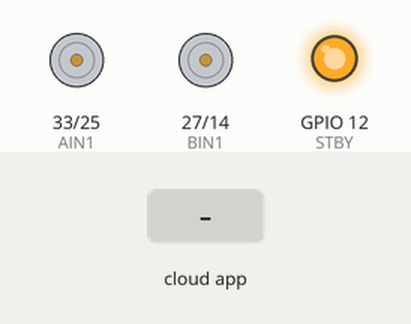
Recording of a sketch running on a simulated ESP32. Shown: motor-driver pin pairs drawn as motors (green arrow = first pin HIGH = forward, orange = second pin HIGH = backward, longer = more drive, scaled by the enable pin, stopped while the standby pin is LOW), output pins drawn as LEDs (lit = HIGH). Inputs (shaded band) come from the test bench. The ROS host is connected and sends only what is stated.

Above: at 1.2 s.
1.3 s: the phone or cloud app sets linear.x to -100
At 2.5 s:
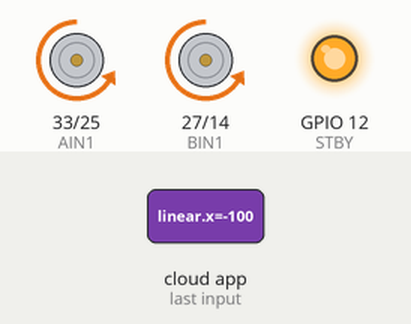
2.8 s: the phone or cloud app sets angular.z to -100
At 3.9 s:
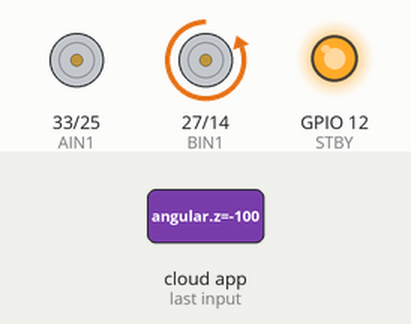
4.3 s: the phone or cloud app sets linear.x to 0
At 5.0 s:
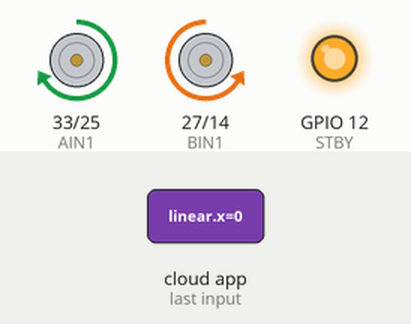
5.8 s: the phone or cloud app sets angular.z to 100
At 6.1 s:
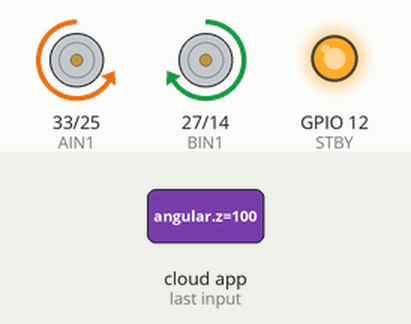
7.3 s: the phone or cloud app sets linear.x to 100
At 8.4 s:
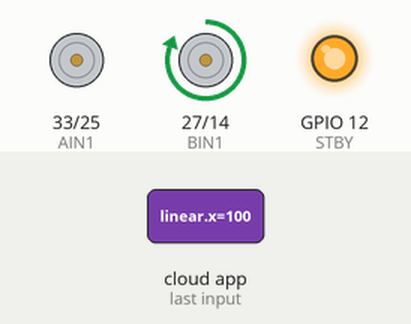
8.8 s: the phone or cloud app sets angular.z to 0
At 9.5 s:
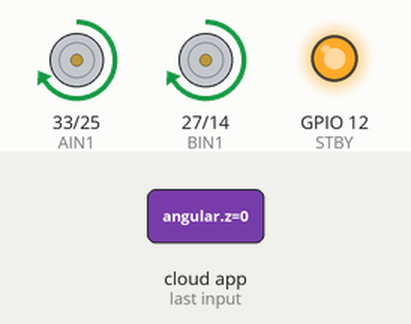
Timing chart, 0 to 11.3 s (numbered marks = the images above; inputs shaded):
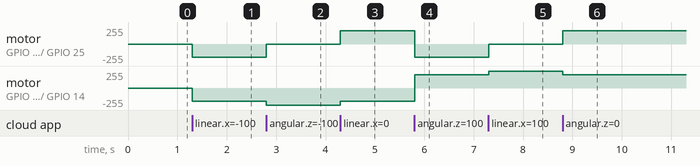

The sketch:

ROS_MOTORS.ino
```cpp
#include <micro_ros_arduino.h>
#include <rcl/rcl.h>
#include <rclc/rclc.h>
#include <geometry_msgs/msg/twist.h>

// ----------- RIGHT MOTOR -----------
#define PWMB 26
#define BIN1 27
#define BIN2 14

// ----------- LEFT MOTOR -----------
#define PWMA 32
#define AIN1 33
#define AIN2 25

#define STBY 12  // puedes cambiar si lo usas

// PWM
#define PWM_FREQ 1000
#define PWM_RES 8

#define CH_RIGHT 0
#define CH_LEFT  1

// micro-ROS
rcl_subscription_t subscriber;
geometry_msgs__msg__Twist msg;

rclc_executor_t executor;
rclc_support_t support;
rcl_allocator_t allocator;
rcl_node_t node;

// CONTROL
float max_pwm = 200.0;

// ---------- MOTOR ----------
void setMotor(int pwm, int in1, int in2, int channel) {
  if (pwm > 0) {
    digitalWrite(in1, HIGH);
    digitalWrite(in2, LOW);
  } else if (pwm < 0) {
    digitalWrite(in1, LOW);
    digitalWrite(in2, HIGH);
    pwm = -pwm;
  } else {
    digitalWrite(in1, LOW);
    digitalWrite(in2, LOW);
  }
  ledcWrite(channel, pwm);
}

// ---------- CALLBACK ----------
void cmdVelCallback(const void * msgin) {
  const geometry_msgs__msg__Twist * cmd = (const geometry_msgs__msg__Twist *)msgin;

  float linear  = cmd->linear.x;
  float angular = cmd->angular.z;

  float left  = linear - angular;
  float right = linear + angular;

  int pwm_left  = (int)(left  * max_pwm);
  int pwm_right = (int)(right * max_pwm);

  pwm_left  = constrain(pwm_left,  -255, 255);
  pwm_right = constrain(pwm_right, -255, 255);

  setMotor(pwm_left,  AIN1, AIN2, CH_LEFT);
  setMotor(pwm_right, BIN1, BIN2, CH_RIGHT);
}

// ---------- SETUP ----------
void setup() {
  set_microros_transports();

  pinMode(AIN1, OUTPUT);
  pinMode(AIN2, OUTPUT);
  pinMode(BIN1, OUTPUT);
  pinMode(BIN2, OUTPUT);
  pinMode(STBY, OUTPUT);

  digitalWrite(STBY, HIGH);

  ledcSetup(CH_LEFT, PWM_FREQ, PWM_RES);
  ledcAttachPin(PWMA, CH_LEFT);

  ledcSetup(CH_RIGHT, PWM_FREQ, PWM_RES);
  ledcAttachPin(PWMB, CH_RIGHT);

  allocator = rcl_get_default_allocator();

  rclc_support_init(&support, 0, NULL, &allocator);
  rclc_node_init_default(&node, "esp32_node", "", &support);

  rclc_subscription_init_default(
    &subscriber,
    &node,
    ROSIDL_GET_MSG_TYPE_SUPPORT(geometry_msgs, msg, Twist),
    "/cmd_vel"
  );

  rclc_executor_init(&executor, &support.context, 1, &allocator);

  rclc_executor_add_subscription(
    &executor,
    &subscriber,
    &msg,
    &cmdVelCallback,
    ON_NEW_DATA
  );
}

// ---------- LOOP ----------
void loop() {
  rclc_executor_spin_some(&executor, RCL_MS_TO_NS(10));
}
```

Measured:
- after the input at 1.3 s, motor on GPIO 33 (AIN1) / GPIO 25 (AIN2), motor on GPIO 27 (BIN1) / GPIO 14 (BIN2): stopped → backward 199/255 at once
- after the input at 2.8 s, motor on GPIO 33 (AIN1) / GPIO 25 (AIN2): backward 199/255 → stopped at once; motor on GPIO 27 (BIN1) / GPIO 14 (BIN2): backward 199/255 → backward 255/255 at once
- after the input at 4.3 s, motor on GPIO 33 (AIN1) / GPIO 25 (AIN2): stopped → forward 199/255 at once; motor on GPIO 27 (BIN1) / GPIO 14 (BIN2): backward 255/255 → backward 199/255 at once
- after the input at 5.8 s, motor on GPIO 33 (AIN1) / GPIO 25 (AIN2): forward 199/255 → backward 199/255 at once; motor on GPIO 27 (BIN1) / GPIO 14 (BIN2): backward 199/255 → forward 199/255 at once
- after the input at 7.3 s, motor on GPIO 33 (AIN1) / GPIO 25 (AIN2): backward 199/255 → stopped at once; motor on GPIO 27 (BIN1) / GPIO 14 (BIN2): forward 199/255 → forward 255/255 at once
- after the input at 8.8 s, motor on GPIO 33 (AIN1) / GPIO 25 (AIN2): stopped → forward 199/255 at once; motor on GPIO 27 (BIN1) / GPIO 14 (BIN2): forward 255/255 → forward 199/255 at once
